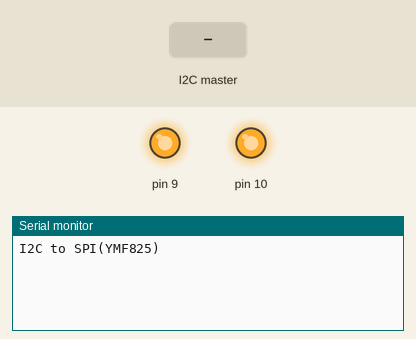
Recording of a sketch running on a simulated Arduino Uno, built with avr-gcc and run on an emulated ATmega328P. Parts: output pins drawn as LEDs (lit = HIGH), the last lines printed to the serial monitor. Inputs (shaded band) come from the test bench.

Above: at 1.9 s.
2.0 s: the I2C master sends the byte 1
At 3.0 s:
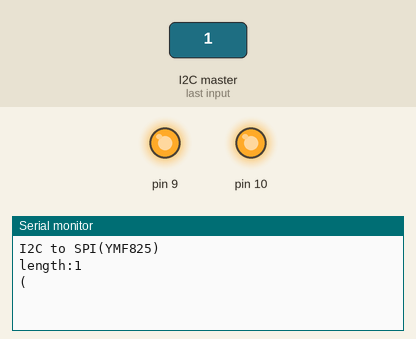
3.5 s: the I2C master sends the byte 0
At 4.1 s:
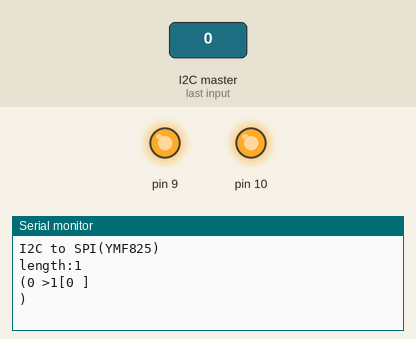

The sketch:

I2C_to_SPI_v2.ino
```cpp
#include "Wire.h"
int i2c_slave_addr = 0x08;

#include <SPI.h>

unsigned char buf[256];
unsigned int data_length = 0;
unsigned int bufpos = 0;
boolean command = true;

void setup(){

  Serial.begin(115200);
  Serial.println("I2C to SPI(YMF825)");

  for(int i=0;i<256;i++) {
    buf[i] = 0xff;
  }

  delay(500);

  Wire.begin(i2c_slave_addr);
  Wire.onReceive(dataReceive);
  Wire.onRequest(requestEvent);

//  SPI.setBitOrder(MSBFIRST);
//  SPI.setClockDivider(SPI_CLOCK_DIV8);
//  SPI.setDataMode(SPI_MODE0);
  SPI.begin();
  digitalWrite(SS,HIGH);

  // YMF825 Reset
  pinMode(9,OUTPUT);
  digitalWrite(9,LOW);
  delay(100);
  digitalWrite(9,HIGH);
  delay(100);
}

void loop(){
}

// I2C data receive from master
void dataReceive(int number) {
  if (Wire.available()) {
    if (command) {
      data_length = Wire.read();
      command=false;
      Serial.println("length:"+String(data_length));
      Serial.print("(");
    } else {
      buf[bufpos] = Wire.read();
      Serial.print(String(buf[bufpos])+" ");
      bufpos++;
      if (bufpos==data_length) {
        sendToSPI(buf,data_length);
        command=true;
        bufpos=0;
        Serial.println(")");
      }
    }
  }
}

// Send data to SPI slave
int sendToSPI(unsigned char* val,int number) {
  Serial.print(">"+String(number));
  Serial.print("[");
  for(int i=0;i<number;i++) {
    Serial.print(String(val[i],HEX)+" ");
  }
  Serial.print("]");
  digitalWrite(SS,LOW);
  SPI.transfer(val,number);
  digitalWrite(SS,HIGH);
//  digitalWrite(SS,LOW);
//  int rx = SPI.transfer(0);
//  digitalWrite(SS,HIGH);
  Serial.println();
//  return rx;
  return 0;
}

// I2C data send to master
void requestEvent() {
}
```

Measured:
- after the input at 2.0 s, the serial monitor: prints a new line at once (image 1)
- after the input at 3.5 s, the serial monitor: prints a new line at once (image 2)
